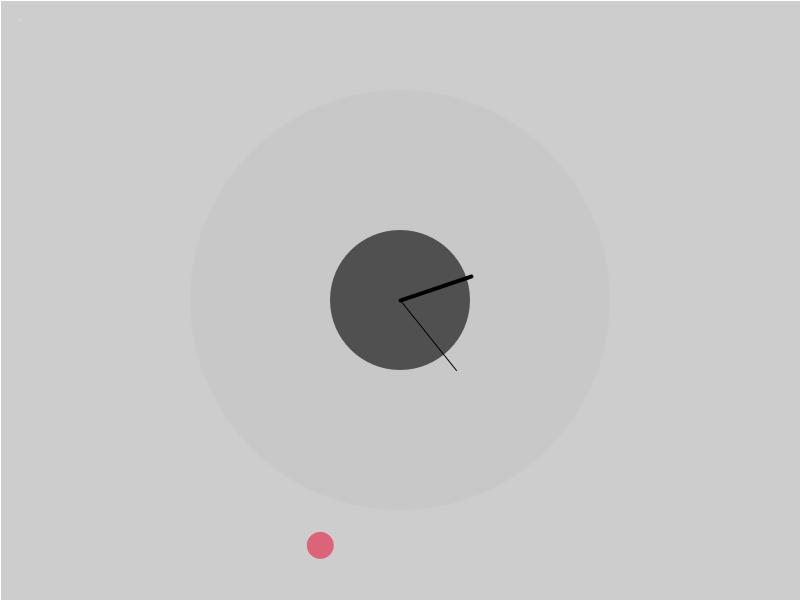
Frame 1 (no input)
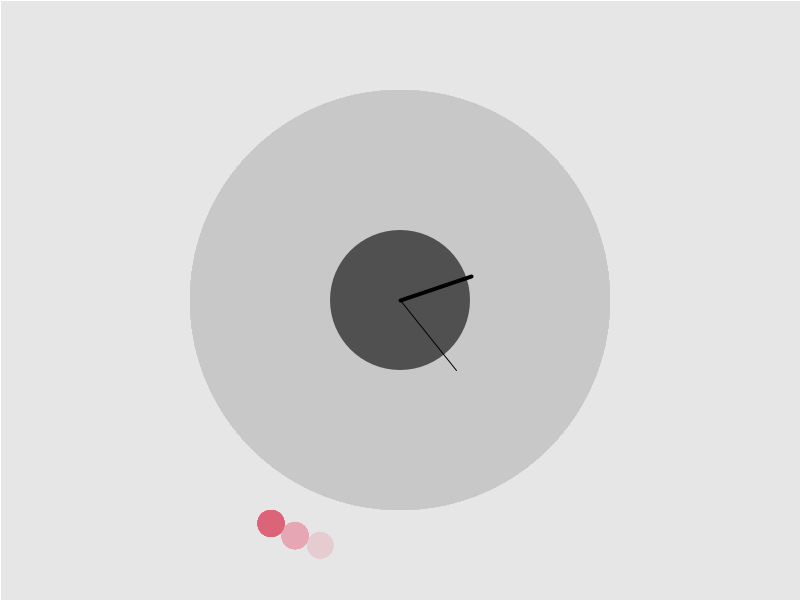
Frame 60 (the mouse pressed at the canvas centre just before this capture)
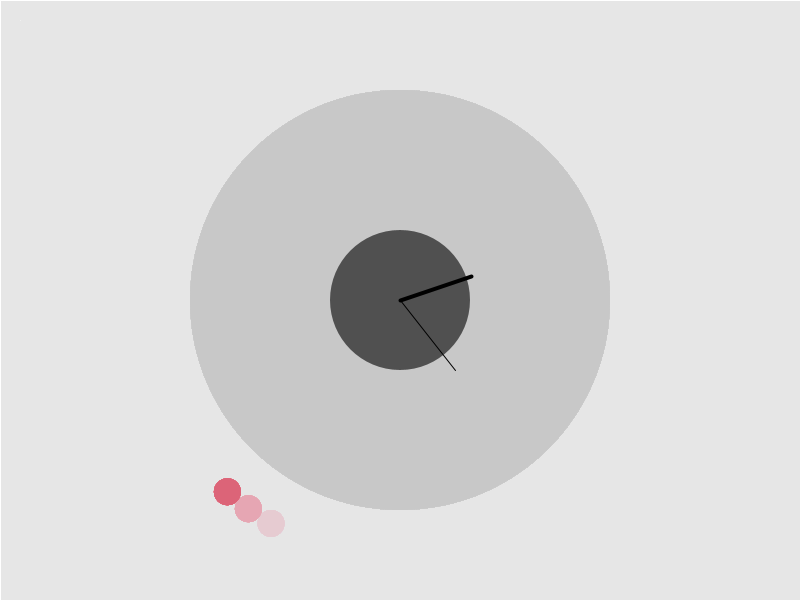
Frame 120 (the mouse held since frame 60 and released just before this capture)

The Processing sketch that drew these frames (run headless with seeded random() and noise(); from frame 60 on, the mouse is pressed at the canvas centre):

// Processing sketch: processing_163665
// ── processing_163665.pde

int cx, cy;
float secondsRadius;
float minutesRadius;
float hoursRadius;
float clockDiameter;

void setup() {
  size(800, 600);
  //background(255);
  stroke(255);
  smooth();

  
  int radius =height / 4;
  secondsRadius = radius * 1.72;
  minutesRadius = radius * 0.60;
  hoursRadius = radius * 0.50;
  clockDiameter = radius * 2.8;
  
  cx = width / 2;
  cy = height / 2;
  point(20,20); 
  frameRate(30);
 
}

void draw() {
  
  fill(255,5);
 rect(0,0,width,height);
  
  // Draw the clock background
  fill(200);
  noStroke();
  ellipse(cx, cy, clockDiameter, clockDiameter);
  fill(80);
  ellipse(cx, cy, clockDiameter/3, clockDiameter/3);
  
  // Angles for sin() and cos() start at 3 o'clock;
  // subtract HALF_PI to make them start at the top
  float s = map(second(), 0, 60, 0, TWO_PI) - HALF_PI;
  float m = map(minute() + norm(second(), 0, 60), 0, 60, 0, TWO_PI) - HALF_PI; 
  float h = map(hour() + norm(minute(), 0, 60), 0, 24, 0, TWO_PI * 2) - HALF_PI;
  
  // Draw the hands of the clock
  stroke(0);
  strokeWeight(1);
  line(cx, cy, cx + cos(m) * minutesRadius, cy + sin(m) * minutesRadius);
  strokeWeight(4);
  line(cx, cy, cx + cos(h) * hoursRadius, cy + sin(h) * hoursRadius);
  
   strokeWeight(0);
  noStroke();
  line(cx, cy, cx + cos(s) * secondsRadius, cy + sin(s) * secondsRadius); 
  
  noStroke();
   fill(220,100,120);
    ellipse(cx + cos(s) * secondsRadius, cy + sin(s) * secondsRadius,27,27);
  
  
  
   //Draw the minute ticks
  //strokeWeight(11);
  //beginShape(POINTS);
 
  //for (int a = 0; a < 360; a+=6) {
    //float angle = radians(a);
    //float x = cx + cos(angle) * secondsRadius;
    //float y = cy + sin(angle) * secondsRadius;
    //vertex(x, y);
  //}
  //endShape();
}

//-----

// A simple Particle class
